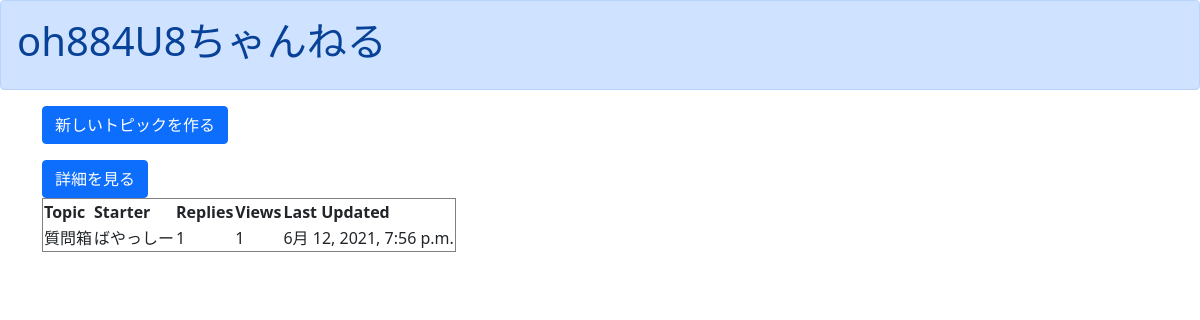
/list/, run on an earlier commit of the app's database.
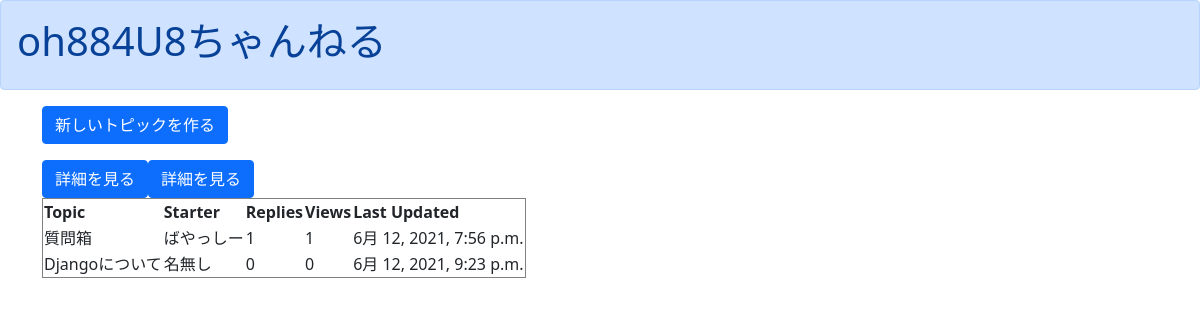
And on a later commit of the database.
### boardapp/models.py (models this page shows, shortened)
class BoardModel(models.Model):
    topic = models.CharField(max_length=30)
    starter = models.CharField(max_length=10, default="名無し")
    replies = models.PositiveIntegerField(default=0)
    views = models.PositiveIntegerField(default=0)
    last_updated = models.DateTimeField(default=timezone.now)
    description = models.TextField()

### boardapp/views.py (the view)
# urls.py: path('list/', listfunc, name='list'),
def listfunc(request):
    object_list = BoardModel.objects.all()
    return render(request, 'list.html', {'object_list':object_list})

### templates/list.html
{% extends 'base.html' %}
{% block header %}
<div class="alert alert-primary" role="alert">
  <h1>oh884U8ちゃんねる<h1>
</div>
{% endblock header %}
{% block content %}
<div class="container">
  <p><a href="{% url 'topiccreate' %}" class="btn btn-primary" tabindex="-1" role="button" aria-disabled="true">新しいトピックを作る</a></p>
  <table border="1">
    <thread>
      <tr>
        <th>Topic</th>
        <th>Starter</th>
        <th>Replies</th>
        <th>Views</th>
        <th>Last Updated</th>
      </tr>
    </thread>
    <tbody>
      {% for item in object_list %}
        <tr>
          <td>{{ item.topic }}</td>
          <td>{{ item.starter }}</td>
          <td>{{ item.replies }}</td>
          <td>{{ item.views }}</td>
          <td>{{ item.last_updated }}</td>
        </tr>
        <a href="{% url 'detail' item.pk %}" class="btn btn-primary" tabindex="-1" role="button" aria-disabled="true">詳細を見る</a>
      {% endfor %}
    </tbody>
  </table>
</div>
{% endblock content %}

What changed in the data, as far as the page shows it:
added BoardModel: topic "Djangoについて", starter "名無し", replies "0", views "0", last_updated "6月 12, 2021, 9:23 p.m."
